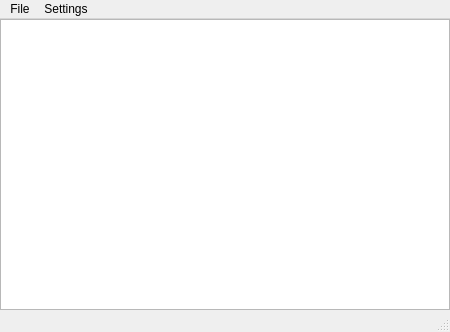
<?xml version="1.0" encoding="UTF-8"?>
<ui version="4.0">
 <class>MainWindow</class>
 <widget class="QMainWindow" name="MainWindow">
  <property name="geometry">
   <rect>
    <x>0</x>
    <y>0</y>
    <width>450</width>
    <height>332</height>
   </rect>
  </property>
  <property name="windowTitle">
   <string>CHIP8-Emu</string>
  </property>
  <widget class="QWidget" name="centralwidget">
   <layout class="QGridLayout" name="gridLayout">
    <property name="leftMargin">
     <number>0</number>
    </property>
    <property name="topMargin">
     <number>0</number>
    </property>
    <property name="rightMargin">
     <number>0</number>
    </property>
    <property name="bottomMargin">
     <number>0</number>
    </property>
    <item row="0" column="0">
     <widget class="QTextEdit" name="textEdit">
      <property name="enabled">
       <bool>true</bool>
      </property>
      <property name="readOnly">
       <bool>true</bool>
      </property>
     </widget>
    </item>
   </layout>
  </widget>
  <widget class="QMenuBar" name="menubar">
   <property name="geometry">
    <rect>
     <x>0</x>
     <y>0</y>
     <width>450</width>
     <height>21</height>
    </rect>
   </property>
   <widget class="QMenu" name="menuFile">
    <property name="title">
     <string>File</string>
    </property>
    <widget class="QMenu" name="menuOpen_ROM">
     <property name="title">
      <string>Open ROM</string>
     </property>
     <addaction name="actionTest_ch8"/>
    </widget>
    <addaction name="menuOpen_ROM"/>
    <addaction name="actionReset_Emulator"/>
    <addaction name="separator"/>
    <addaction name="actionExit"/>
   </widget>
   <widget class="QMenu" name="menuSettings">
    <property name="title">
     <string>Settings</string>
    </property>
    <addaction name="actionAbout"/>
   </widget>
   <addaction name="menuFile"/>
   <addaction name="menuSettings"/>
  </widget>
  <widget class="QStatusBar" name="statusbar"/>
  <action name="actionReset_Emulator">
   <property name="text">
    <string>Reset Emulator</string>
   </property>
  </action>
  <action name="actionExit">
   <property name="text">
    <string>Exit</string>
   </property>
  </action>
  <action name="actionTest_ch8">
   <property name="text">
    <string>Test.ch8</string>
   </property>
  </action>
  <action name="actionAbout">
   <property name="text">
    <string>About</string>
   </property>
  </action>
 </widget>
 <resources/>
 <connections>
  <connection>
   <sender>actionExit</sender>
   <signal>triggered()</signal>
   <receiver>MainWindow</receiver>
   <slot>close()</slot>
   <hints>
    <hint type="sourcelabel">
     <x>-1</x>
     <y>-1</y>
    </hint>
    <hint type="destinationlabel">
     <x>224</x>
     <y>165</y>
    </hint>
   </hints>
  </connection>
  <connection>
   <sender>actionTest_ch8</sender>
   <signal>triggered()</signal>
   <receiver>MainWindow</receiver>
   <slot>actionTestch8_clicked()</slot>
   <hints>
    <hint type="sourcelabel">
     <x>-1</x>
     <y>-1</y>
    </hint>
    <hint type="destinationlabel">
     <x>224</x>
     <y>165</y>
    </hint>
   </hints>
  </connection>
  <connection>
   <sender>actionReset_Emulator</sender>
   <signal>triggered()</signal>
   <receiver>MainWindow</receiver>
   <slot>actionReset_clicked()</slot>
   <hints>
    <hint type="sourcelabel">
     <x>-1</x>
     <y>-1</y>
    </hint>
    <hint type="destinationlabel">
     <x>224</x>
     <y>165</y>
    </hint>
   </hints>
  </connection>
 </connections>
 <slots>
  <slot>actionTestch8_clicked()</slot>
  <slot>actionReset_clicked()</slot>
 </slots>
</ui>
